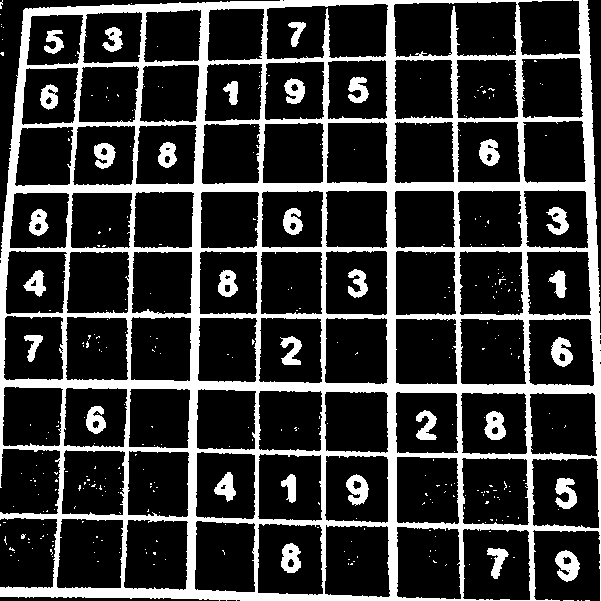
//> input picture TrainAndTest/lol.png, 601 x 601 px, given in place of the camera
$ ./puzzle   (built with g++ and OpenCV 4)
//> lines starting //> are read from the running program, lines starting //| are printed output that depends on the picture; after the words box and inside, x2 and y2 are one past the last pixel; in counts of white or black regions, pixels touching at a corner belong together
### puzzle/src/digitrecognizer.h

#ifndef SRC_DIGITRECOGNIZER_H_
#define SRC_DIGITRECOGNIZER_H_

#include<opencv2/opencv.hpp>
#include <opencv2/imgcodecs.hpp>
#include<iostream>
#include <opencv/ml.h>
#include <opencv/highgui.h>

using namespace cv;

#define MAX_NUM_IMAGES    60000


class DigitRecognizer { // create a constructor and destructor in the class
public:
    DigitRecognizer();

    ~DigitRecognizer();

    bool train(char* trainPath, char* labelsPath); // takes a path to a data-set of images and a path to its corresponding labels (similar to k-Nearest Neighbors for OpenCV

    int classify (Mat img); //takes an image and returns what digit it is

private:
    Mat preprocessImage(Mat img); //does preprocessing LMAO

    int readFlippedInteger(FILE *fp); //similar to in k-Nearest Neighbours (endianness of process & file-format of dataset used)

private:
     cv::ml::KNearest *knn; // k-Nearest Neighbour data structure
     int numRows, numCols, numImages; // store the # of rows, columns in training dataset
    // numIages stores # of images in dataset
};

#endif /* SRC_DIGITRECOGNIZER_H_ */

### puzzle.cpp
#include<opencv2/opencv.hpp>
#include <opencv2/imgcodecs.hpp>
#include<iostream>
#include <opencv/ml.h>
#include <opencv/highgui.h>
#include "digitrecognizer.h"
#include <sstream>

using namespace std;
using namespace cv;
using namespace cv::ml;

// [40 lines left out: functions thresh, grid_extract, not called in this run]
//Function to remove the lines from the grid(To seperate out digits from the grid)
Mat hough(Mat img)
{
	vector<Vec4i> lines;
	HoughLinesP(img,lines,1,CV_PI/180,100,30,10);
	for(int i=0; i<lines.size();i++)
	{
		Vec4i l=lines[i];
		line(img,Point(l[0],l[1]),Point(l[2],l[3]),Scalar(0,0,0),10,CV_AA);
	}
	//imshow("Digits",img);
	//waitKey(0);
	return img;
}

// [108 lines left out: functions digit_extract, preprocessImage, not called in this run]

void drawLine(Vec2f line, Mat &img, Scalar rgb = CV_RGB(0,0,255)) //BASED ON HOUGH TRANSFORM DRAWS LINE FOR EVERY POINT
{
	if(line[1]!=0)
	{
		float m = -1/tan(line[1]);

		float c = line[0]/sin(line[1]);

		cv::line(img, Point(0, c), Point(img.size().width, m*img.size().width+c), rgb);
	}
	else
	{
		cv::line(img, Point(line[0], 0), Point(line[0], img.size().height), rgb);
	}

}

void mergeRelatedLines(vector<Vec2f> *lines, Mat &img)// averages nearby lines, lines within a certain distance will merge together
{
	vector<Vec2f>::iterator current; // helps traverse the array list, every element in array has 2 things: rho & theta (normal form of line)

	for(current=lines->begin();current!=lines->end();current++){ //
		if ((*current)[0]==0 && (*current)[1]==-100) continue; // mark lines that have been fused (set rho = 0 and theta = -100) so will skip merged lines

		float p1 = (*current)[0]; // store rho
		float theta1 = (*current)[1]; // store theta

		Point pt1current, pt2current; // finds 2 points on the line FOR LINE CURRENT
		if (theta1>CV_PI*45/180 && theta1<CV_PI*135/180){ // if the line is horizontal, finds a point at extreme left and extreme right
			pt1current.x=0;

			pt1current.y = p1/sin(theta1);

			pt2current.x=img.size().width;
			pt2current.y=-pt2current.x/tan(theta1) + p1/sin(theta1);
		} else { // if line is vertical, finds a point at top and bottom
			pt1current.y=0;
			pt1current.x=p1/cos(theta1);
			pt2current.y=img.size().height;
			pt2current.x=-pt2current.y/tan(theta1) + p1/cos(theta1);
		}

		vector<Vec2f>::iterator    pos;

		for (pos=lines->begin();pos!=lines->end();pos++){ // loops to compare every line with every other line;
			if (*current==*pos) continue; // if current = pos, the line is the same and there is no point fusing the same line

			if (fabs((*pos)[0]-(*current)[0])<20 && fabs((*pos)[1]-(*current)[1])<CV_PI*10/180) { // check if lines are w/in certain distance
				float p = (*pos)[0]; // store rho for line pos
				float theta = (*pos)[1]; // store theta for line pos
				Point pt1, pt2;

				if ((*pos)[1]>CV_PI*45/180 && (*pos)[1]<CV_PI*135/180) { // find 2 points on the line pos
					pt1.x=0; // pos is a horizontal line
					pt1.y = p/sin(theta);
					pt2.x=img.size().width;
					pt2.y=-pt2.x/tan(theta) + p/sin(theta);
				} else { // pos is a vertical line
					pt1.y=0;
					pt1.x=p/cos(theta);
					pt2.y=img.size().height;
					pt2.x=-pt2.y/tan(theta) + p/cos(theta);
				}

				if(((double)(pt1.x-pt1current.x)*(pt1.x-pt1current.x) + (pt1.y-pt1current.y)*(pt1.y-pt1current.y)<64*64) &&
						((double)(pt2.x-pt2current.x)*(pt2.x-pt2current.x) + (pt2.y-pt2current.y)*(pt2.y-pt2current.y)<64*64)) {
					// if the endpoints of pos and current are close, FUSION HA

					(*current)[0] = ((*current)[0]+(*pos)[0])/2; // MERGE THE 2 LINES (X COORD)

					(*current)[1] = ((*current)[1]+(*pos)[1])/2; // MERGE THE 2 LINES (Y COORD)

					(*pos)[0]=0;
					(*pos)[1]=-100;
				}
			}
		}
	}
}


int main(int, char**) {
	// JASMINE's CODE TO TAKE A PHOTO
	VideoCapture cap(0);
	if(!cap.isOpened())  // check if we succeeded
		return -1;

	Mat sudokuB;
	cap >> sudokuB; //
//> sudokuB is the input picture: 601 rows x 601 cols, CV_8UC3; 21.7% white; 349 white regions (318 under 20 px), largest, box (x1, y1, x2, y2) and area: (0, 0, 601, 601) 67245, (555, 550, 580, 582) 497, (346, 474, 369, 506) 444
	char key = 0;

	while (key != 27 && cap.isOpened()) {
		bool Frame = cap.read(sudokuB);
		if (!Frame || sudokuB.empty()) {
			cout << "error: frame not read from webcam\n";
			break;
		}
		namedWindow("sudokuB", CV_WINDOW_NORMAL);
		imshow("imgOriginal", sudokuB);
		key = waitKey(1);
//> the Esc key is pressed
	}

	imwrite("sudoku.jpg", sudokuB);// saves the photo as a jpeg.

	// END OF JASMINE's CODE

	int size = 16 * 16;

	Mat sudoku = imread("sudoku.jpg", 0); // loads a static image for detecting a photo
//> sudoku: 601 rows x 601 cols, CV_8UC1; min 0, max 255, mean 55.5

	Mat original = sudoku.clone(); // clones the sudoku (original photo)


	Mat outerBox = Mat(sudoku.size(), CV_8UC1); // blank image of same size, will hold the actual outer box of the photo

	GaussianBlur(sudoku, sudoku, Size(11,11), 0); // blurs the image to smooth out the noise and makes extracting grid lines easier
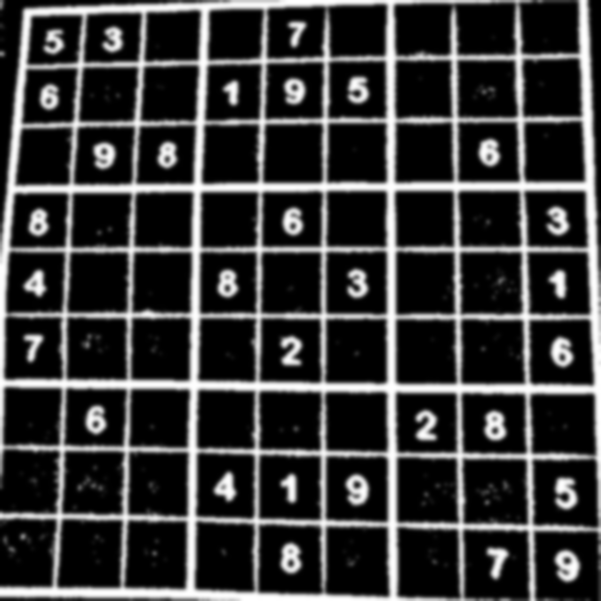
//> sudoku: 601 rows x 601 cols, CV_8UC1; min 0, max 255, mean 55.5

	adaptiveThreshold(sudoku, outerBox, 255, ADAPTIVE_THRESH_MEAN_C, THRESH_BINARY, 5, 2); // thresholds image; adaptive is good b/c image can have varying levels of light
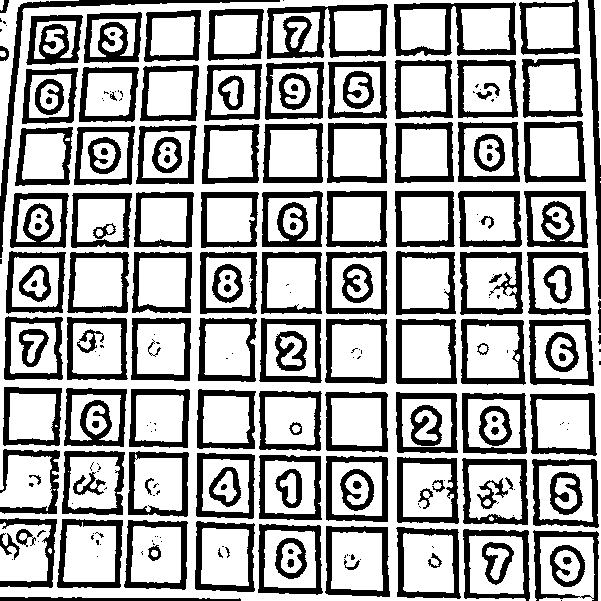
//> outerBox: 601 rows x 601 cols, CV_8UC1; 65.7% white; 249 black regions (94 under 20 px), largest, box (x1, y1, x2, y2) and area: (267, 4, 388, 59) 2692, (0, 0, 280, 258) 2368, (394, 2, 516, 56) 2274

	// calculates mean over 5 x 5 box, then -2 from mean the level for every pixel

	bitwise_not(outerBox, outerBox); // inverts the image (borders are white + other noise)

	Mat kernel = (Mat_<uchar>(3,3) << 0,1,0,1,1,1,0,1,0);

	dilate(outerBox, outerBox, kernel);
	// dilate the image again to fill in "cracks" between lines (here a + shaped kernel matrix is used)

	// imwrite("sudokuA.jpg", outerBox);


	int count = 0;
	int max=-1;

	Point maxPt;

	for(int y=0;y<outerBox.size().height;y++)
	{
		uchar *row = outerBox.ptr(y);
		for(int x=0;x<outerBox.size().width;x++){
			if(row[x]>=128){ // ensures only white parts are filtered{
				int area = floodFill(outerBox, Point(x,y), CV_RGB(0,0,64)); // returns a bounding rectangle of pixels it filled

				if(area>max)
				{
					maxPt = Point(x,y); //since biggest blob is puzzle, will have biggest bounding box (saves location where fill done)
					max = area;
				}
			}
		}
	}
//> this loop made 601 passes
//> (maxPt, max) on passes 1 to 3: (Point(40, 0), 3145), (Point(40, 0), 3145), (Point(40, 0), 3145)
//> outerBox: 601 rows x 601 cols, CV_8UC1; values 0 (black) and 64 (white), 46.6% white; 179 white regions (30 under 20 px), largest, box (x1, y1, x2, y2) and area: (257, 523, 391, 598) 3699, (266, 3, 389, 60) 3614, (3, 250, 67, 381) 3258
//> after the loop, maxPt = Point(259, 523); max = 3699

	floodFill(outerBox, maxPt, CV_RGB(255,255,255));//fill the blob with the max area with white
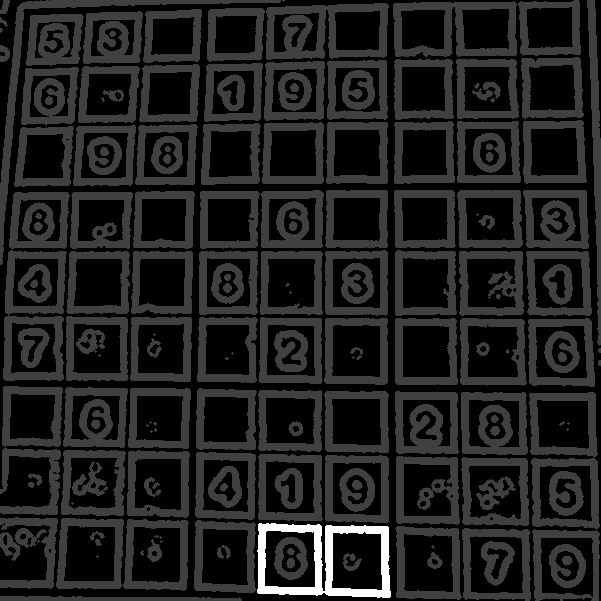
//> outerBox: 601 rows x 601 cols, CV_8UC1; min 0, max 255, mean 31.8

	for(int y=0;y<outerBox.size().height;y++) // turn the other blobs BLACK
	{
		uchar *row = outerBox.ptr(y);
		for(int x=0;x<outerBox.size().width;x++)
		{
			if(row[x]==64 && x!=maxPt.x && y!=maxPt.y)
			{
				int area = floodFill(outerBox, Point(x,y), CV_RGB(0,0,0)); // if a dark gray point is encountered, makes it BLACK
			}
		}
	}
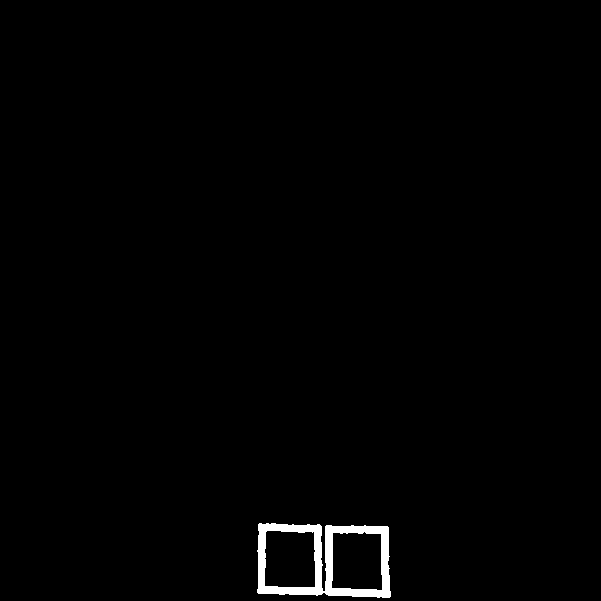
//> outerBox: 601 rows x 601 cols, CV_8UC1; 1% white; 1 white region, box (x1, y1, x2, y2) and area: (257, 523, 391, 598) 3699
	//imwrite("thresholded.jpg", outerBox);

	erode(outerBox, outerBox, kernel); // b/c image was dilated a bit it is restored a bit by eroding it
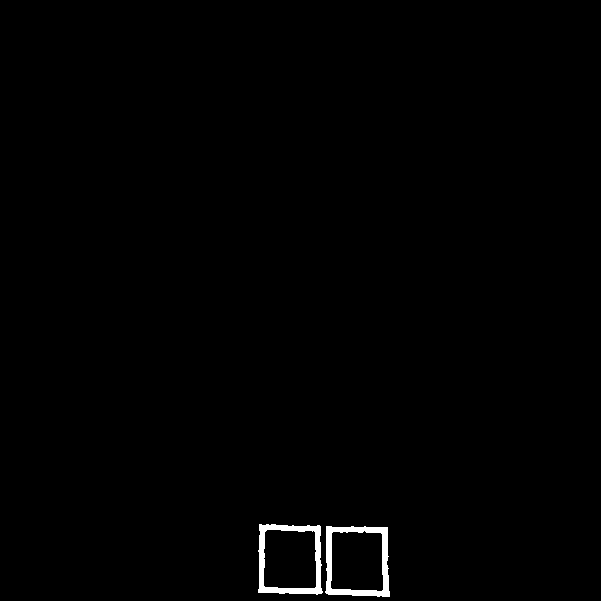
//> outerBox: 601 rows x 601 cols, CV_8UC1; 0.76% white; 2 white regions, box (x1, y1, x2, y2) and area: (325, 526, 390, 597) 1402, (258, 524, 323, 595) 1354
	//imwrite("eroded.jpg", outerBox);


	vector<Vec2f> lines;
	HoughLines(outerBox, lines, 1, CV_PI/180, 200); // hough transform
//> lines = empty
	mergeRelatedLines(&lines, sudoku); // MERGE RELATED LINES

	for(int i=0;i<lines.size();i++)
	{
		drawLine(lines[i], outerBox, CV_RGB(0,0,128)); // draws line based on the hough transform to see if the lines are good enough
	}
//> this loop made 0 passes

	// mergeRelatedLines(&lines, sudoku); // Add this line
	imwrite("sudokuA.jpg", outerBox);

	// FIND EXTREME LINES

	// set lines as ridiculous values to ensure the edges of the grid can be found

	Vec2f topEdge = Vec2f(1000,1000);
	double topYIntercept=100000, topXIntercept=0;

	Vec2f bottomEdge = Vec2f(-1000,-1000);
	double bottomYIntercept=0, bottomXIntercept=0;

	Vec2f leftEdge = Vec2f(1000,1000);
	double leftXIntercept=100000, leftYIntercept=0;

	Vec2f rightEdge = Vec2f(-1000,-1000);
	double rightXIntercept=0, rightYIntercept=0;

	for(int i=0;i<lines.size();i++){
		Vec2f current = lines[i];

		float p=current[0]; // store rho
		float theta=current[1]; // store theta

		if(p==0 && theta== -100) continue; // if current = a merged line, skip

		double xIntercept, yIntercept; // calculate x and y intercepts (where lines intersect x and y axis)
		xIntercept = p/cos(theta);
		yIntercept = p/(cos(theta)*sin(theta));

		if (theta>CV_PI*80/180 && theta<CV_PI*100/180){ // if line is vertical
			if(p<topEdge[0]) topEdge = current;
			if(p>bottomEdge[0]) bottomEdge = current;
		} else if (theta<CV_PI*10/180 || theta>CV_PI*170/180) {
			if (xIntercept>rightXIntercept) {
				rightEdge = current;
				rightXIntercept = xIntercept;
			} else if (xIntercept<=leftXIntercept) {
				leftEdge = current;
				leftXIntercept = xIntercept;
			}
		}
	}// all lines other than vertical and horizontal are IGNORED
//> after the loop, topEdge = [1000, 1000]; bottomEdge = [-1000, -1000]; rightEdge = [-1000, -1000]; rightXIntercept = 0; leftEdge = [1000, 1000]; leftXIntercept = 100000

	// just to visualize the extreme lines
	drawLine(topEdge, sudoku, CV_RGB(0,0,0));
//> in drawLine, `float m = -1/tan(line[1]);`: m = -0.68
//> in drawLine, `float c = line[0]/sin(line[1]);`: c = 1209.4
	drawLine(bottomEdge, sudoku, CV_RGB(0,0,0));
	drawLine(leftEdge, sudoku, CV_RGB(0,0,0));
	drawLine(rightEdge, sudoku, CV_RGB(0,0,0));

	// calculate intersection of these 4 lines
	Point left1, left2, right1, right2, bottom1, bottom2, top1, top2;

	// finds 2 points on each line, then calculates where any 2 lines intersect
	// right and left edges need 'if' statements to distinguish (vertical lines) can have infinite slope (computer rip)
	// if slope is incalculable, aka vertical line, calculates 'safely'
	//
	int height=outerBox.size().height;
//> height = 601
	int width=outerBox.size().width;
//> width = 601

	if(leftEdge[1]!=0) {
		left1.x=0;
		left1.y=leftEdge[0]/sin(leftEdge[1]);
//> left1 = Point(0, 1209)

		left2.x=width;
//> left2 = Point(601, 0)
		left2.y=-left2.x/tan(leftEdge[1]) + left1.y;
//> left2 = Point(601, 800)
	} else {
		left1.y=0;
		left1.x=leftEdge[0]/cos(leftEdge[1]);

		left2.y=height;
		left2.x=left1.x - height*tan(leftEdge[1]);
	}

	if (rightEdge[1]!=0) {
		right1.x=0;
		right1.y=rightEdge[0]/sin(rightEdge[1]);
//> right1 = Point(0, 1209)

		right2.x=width;
//> right2 = Point(601, 0)
		right2.y=-right2.x/tan(rightEdge[1]) + right1.y;
//> right2 = Point(601, 1617)
	} else {
		right1.y=0;
		right1.x=rightEdge[0]/cos(rightEdge[1]);

		right2.y=height;
		right2.x=right1.x - height*tan(rightEdge[1]);
	}

	bottom1.x=0;
	bottom1.y=bottomEdge[0]/sin(bottomEdge[1]);
//> bottom1 = Point(0, 1209)

	bottom2.x=width;
//> bottom2 = Point(601, 0)
	bottom2.y=-bottom2.x/tan(bottomEdge[1]) + bottom1.y;
//> bottom2 = Point(601, 1617)

	top1.x=0;
	top1.y=topEdge[0]/sin(topEdge[1]);
//> top1 = Point(0, 1209)

	top2.x=width;
//> top2 = Point(601, 0)
	top2.y=-top2.x/tan(topEdge[1]) + top1.y;
//> top2 = Point(601, 800)

	// Next, we find the intersection of  these four lines
	double leftA = left2.y-left1.y;
//> leftA = -409
	double leftB = left1.x-left2.x;
//> leftB = -601

	double leftC = leftA*left1.x + leftB*left1.y;
//> leftC = -726609

	double rightA = right2.y-right1.y;
//> rightA = 408
	double rightB = right1.x-right2.x;
//> rightB = -601

	double rightC = rightA*right1.x + rightB*right1.y;
//> rightC = -726609

	double topA = top2.y-top1.y;
//> topA = -409
	double topB = top1.x-top2.x;
//> topB = -601

	double topC = topA*top1.x + topB*top1.y;
//> topC = -726609

	double bottomA = bottom2.y-bottom1.y;
//> bottomA = 408
	double bottomB = bottom1.x-bottom2.x;
//> bottomB = -601

	double bottomC = bottomA*bottom1.x + bottomB*bottom1.y;
//> bottomC = -726609

	// Intersection of left and top
	double detTopLeft = leftA*topB - leftB*topA;
//> detTopLeft = 0

	CvPoint ptTopLeft = cvPoint((topB*leftC - leftB*topC)/detTopLeft, (leftA*topC - topA*leftC)/detTopLeft);
//> ptTopLeft = Point(-2147483648, -2147483648)

	// Intersection of top and right
	double detTopRight = rightA*topB - rightB*topA;
//> detTopRight = -491017

	CvPoint ptTopRight = cvPoint((topB*rightC-rightB*topC)/detTopRight, (rightA*topC-topA*rightC)/detTopRight);
//> ptTopRight = Point(0, 1209)

	// Intersection of right and bottom
	double detBottomRight = rightA*bottomB - rightB*bottomA;
//> detBottomRight = 0
	CvPoint ptBottomRight = cvPoint((bottomB*rightC-rightB*bottomC)/detBottomRight, (rightA*bottomC-bottomA*rightC)/detBottomRight);// Intersection of bottom and left
//> ptBottomRight = Point(-2147483648, -2147483648)
	double detBottomLeft = leftA*bottomB-leftB*bottomA;
//> detBottomLeft = 491017
	CvPoint ptBottomLeft = cvPoint((bottomB*leftC-leftB*bottomC)/detBottomLeft, (leftA*bottomC-bottomA*leftC)/detBottomLeft);
//> ptBottomLeft = Point(0, 1209)

	// corrects the skewed photo, orients it STRAIGHT; finds the longest edge, then creates a square w/ this side length
	// calculate length of each side, whenever find a longer edge store its length squared. Once you have longest edge sqrt to find exact length
	int maxLength = (ptBottomLeft.x-ptBottomRight.x)*(ptBottomLeft.x-ptBottomRight.x) + (ptBottomLeft.y-ptBottomRight.y)*(ptBottomLeft.y-ptBottomRight.y);
//> maxLength = 1461681
	int temp = (ptTopRight.x-ptBottomRight.x)*(ptTopRight.x-ptBottomRight.x) + (ptTopRight.y-ptBottomRight.y)*(ptTopRight.y-ptBottomRight.y);
//> temp = 1461681

	if(temp>maxLength) maxLength = temp;

	temp = (ptTopRight.x-ptTopLeft.x)*(ptTopRight.x-ptTopLeft.x) + (ptTopRight.y-ptTopLeft.y)*(ptTopRight.y-ptTopLeft.y);

	if(temp>maxLength) maxLength = temp;

	temp = (ptBottomLeft.x-ptTopLeft.x)*(ptBottomLeft.x-ptTopLeft.x) + (ptBottomLeft.y-ptTopLeft.y)*(ptBottomLeft.y-ptTopLeft.y);

	if(temp>maxLength) maxLength = temp;

	maxLength = sqrt((double)maxLength);
//> maxLength = 1209

	// create source and destination points
	Point2f src[4], dst[4];
	src[0] = ptTopLeft;
//> src = 4 Points (x, y): [-2.15e+09, -2.15e+09], [0, 0], [0, 0], [0, 0]
	src[1] = ptTopRight;
//> src = 4 Points (x, y): [-2.15e+09, -2.15e+09], [0, 1209], [0, 0], [0, 0]
	src[2] = ptBottomRight;
//> src = 4 Points (x, y): [-2.15e+09, -2.15e+09], [0, 1209], [-2.15e+09, -2.15e+09], [0, 0]
	src[3] = ptBottomLeft;
//> src = 4 Points (x, y): [-2.15e+09, -2.15e+09], [0, 1209], [-2.15e+09, -2.15e+09], [0, 1209]

	dst[0] = Point2f(0,0);
	dst[1] = Point2f(maxLength-1, 0);
//> dst = 4 Points (x, y): [0, 0], [1208, 0], [0, 0], [0, 0]
	dst[2] = Point2f(maxLength-1, maxLength-1);
//> dst = 4 Points (x, y): [0, 0], [1208, 0], [1208, 1208], [0, 0]
	dst[3] = Point2f(0, maxLength-1);
//> dst = 4 Points (x, y): [0, 0], [1208, 0], [1208, 1208], [0, 1208]

	// create a new image and do the undistortion; now the image undistored has the corrected image
	Mat undistorted = Mat(Size(maxLength, maxLength), CV_8UC1);
//> undistorted: 1209 rows x 1209 cols, CV_8UC1; every value is 0
	cv::warpPerspective(original, undistorted, cv::getPerspectiveTransform(src, dst), Size(maxLength, maxLength));
	//adaptiveThreshold(undistorted, undistortedThreshed, 255, CV_ADAPTIVE_THRESH_GAUSSIAN_C, CV_THRESH_BINARY_INV, 101, 1);

	imwrite("original.jpg", original);
	imwrite("sudoku2.jpg", undistorted);// saves the photo as a jpeg.

	erode(undistorted, undistorted, 0); // b/c image was dilated a bit it is restored a bit by eroding it

	Mat undistortedThreshed = undistorted.clone();
	adaptiveThreshold(undistorted, undistortedThreshed, 255, CV_ADAPTIVE_THRESH_GAUSSIAN_C, CV_THRESH_BINARY_INV, 101, 1);

	//DigitRecognizer(undistorted);
	//Mat DigitRecognizer::preprocessImage(Mat undistorted);

	imwrite("sudoku3.jpg", undistortedThreshed);

	Mat sudokuC = undistortedThreshed.clone();

	// [14 lines of commented-out code are left out]

	sudokuC = hough(sudokuC);
//> in hough, `HoughLinesP(img,lines,1,CV_PI/180,100,30,10);`: lines = empty

	imwrite("E.png", sudokuC);

	erode(sudokuC, sudokuC, 5); // b/c image was dilated a bit it is restored a bit by eroding it

	imwrite("F.png", sudokuC);

	fopen("tesseractAPI.exe", "r+");

	fopen("sudokuSolverComplete.exe", "r+");

	// [8 lines of commented-out code are left out]


	return 0;

}
